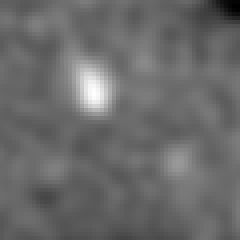
#> input picture OII_emitter/Figures/data/OIII_nebula_smooth.fits, 60 x 60 px, given in place of OII_nebula_smooth_v2.fits, which was not available (shown 4 times larger)
$ jupyter execute --allow-errors plot_gen.ipynb   (text cells are left out)
#> lines starting #> are read from the running program, lines starting #| are printed output that depends on the picture; after the words box and inside, x2 and y2 are one past the last pixel; in counts of white or black regions, pixels touching at a corner belong together; pictures that were not available may be replaced by others from this repository, and a replacement may not be noted
### OII_emitter/photometry/code/multibandphotometry/photometry.py
from astropy.io import fits
import matplotlib.pyplot as plt
import os
from glob import glob
from astropy.visualization import ZScaleInterval
from astropy.visualization import ImageNormalize
from astropy.wcs import WCS
from astropy.nddata import Cutout2D
from astropy.coordinates import SkyCoord
import astropy.units as u
import numpy as np
import matplotlib.gridspec as gridspec
from astropy.table import Table
from scipy import interpolate
import scipy.ndimage as ndimage
from photutils.aperture import SkyEllipticalAperture, SkyCircularAperture
from photutils.aperture import aperture_photometry, ApertureStats
from astropy.visualization import simple_norm
import pandas as pd
from astropy.stats import SigmaClip
from astropy.stats import sigma_clipped_stats
from astropy.convolution import convolve, convolve_fft

#source position: 150.15949, 2.1914772
#nearby galaxy position: 150.1589554, 2.1912381
#nebula position:
#0923 to do list: background source detection and rms random aperture and arrange parameters
class MultiBandPhotometry:
    def __init__(self, source_position, z, drop_telescopes=[], drop_bands=[], psf_homo=None):
        self.all_bands = {'HST':['F606W', 'F814W', 'F125W', 'F160W'],'JWST':['F115W', 'F150W', 'F277W', 'F444W'], 'SUBARU':['HSC-G','HSC-I','HSC-R','HSC-Y','HSC-Z','IB0945','NB0387','NB0527','NB0718','NB0816','NB0921','NB0973'],
             'CFHT':['H','i','Ks','u'], 'SPITZER':['ch1','ch2','ch3','ch4'], 'GEMINI':['Ks'], 'UKIRT':['J'], 'VISTA':['H','J','Ks','Y','NB118']}
        self.valid_bands = self.__drop_bands(drop_telescopes, drop_bands)
        self.source_position = source_position
        self.image_paths, self.image_files, self.header_files, self.wcss = self.__load_images()
        self.z = z
        self.psf_homo = psf_homo
        self.__load_zeropoints()
        self.filter_paths = dict(zip([telescope+'_'+band for telescope in self.valid_bands.keys() for band in self.valid_bands[telescope]],
                                [glob(f'/home/lupengjun/OII_emitter/data/filter/{telescope}/*{band}*')[0] for telescope in self.valid_bands.keys() for band in self.valid_bands[telescope]]))

    def __drop_bands(self, drop_telescopes, drop_bands):
        valid_bands = {}
        for key in self.all_bands:
            if key not in drop_telescopes:
                valid_bands[key] = [band for band in self.all_bands[key] if band not in drop_bands]
        return valid_bands

    def load_psf_kernel(self, telescope_band, psf_type):
        return fits.getdata(f'/home/lupengjun/OII_emitter/photometry/output/psf_kernel_pypher/kernel_{telescope_band}_to_{psf_type}.fits')

    def __load_images(self,):
        '''
        I: Chosen telescopes and band
        O: (A dictionary of image data, a dictionary of headers, a dictionary of rms map)
        '''
        paths = {}
        datas = {}
        headers = {}
        wcss = {}
        for telescope in self.valid_bands.keys():
            for band in self.valid_bands[telescope]:
                if telescope == 'HST':
                    path = '/home/lupengjun/OII_emitter/data/image/COSMOS-archive/candels_cutouts/' #also acs_cutout
                    with fits.open(glob(path+f'*{band.lower()}*.fits')[0]) as hdu:
                        paths[telescope+'_'+band] = glob(path+f'*{band.lower()}*.fits')[0]
                        datas[telescope+'_'+band] = hdu[0].data
                        header = hdu[0].header.copy()
                        #remove SIP header with keywords start with A_ and B_ to avoid wcs misunderstood
                        for keyword in hdu[0].header:
                            if (keyword.startswith('A_')) or (keyword.startswith('B_')):
                                del header[keyword]
                        headers[telescope+'_'+band] = header
                        wcss[telescope+'_'+band] = WCS(headers[telescope+'_'+band])
                elif telescope == 'JWST':
                    path = '/home/lupengjun/OII_emitter/data/image/COSMOS-Web_sep/'
                    with fits.open(glob(path+f'*{band.upper()}*.fits')[0]) as hdu:
                        paths[telescope+'_'+band] = glob(path+f'*{band.upper()}*.fits')[0]
                        datas[telescope+'_'+band] = hdu[f'{band.upper()}-CLEAR', 'SCI'].data
                        headers[telescope+'_'+band] = hdu[f'{band.upper()}-CLEAR', 'SCI'].header
                        wcss[telescope+'_'+band] = WCS(headers[telescope+'_'+band])
                elif telescope == 'SUBARU': # also subaru_tiles
                    path = '/home/lupengjun/OII_emitter/data/image/SUBARU/'
                    with fits.open(glob(path+f'{band}*/image-{band}*.fits')[0]) as hdu:
                        paths[telescope+'_'+band] = glob(path+f'{band}*/image-{band}*.fits')[0]
                        datas[telescope+'_'+band] = hdu[0].data
                        headers[telescope+'_'+band] = hdu[0].header
                        wcss[telescope+'_'+band] = WCS(headers[telescope+'_'+band])
                elif telescope == 'CFHT':
                    path = '/home/lupengjun/OII_emitter/data/image/COSMOS-archive/cfht_tiles/'
                    with fits.open(glob(path+f'*{band}*sci*fits')[0]) as hdu:
                        paths[telescope+'_'+band] = glob(path+f'*{band}*sci*fits')[0]
                        datas[telescope+'_'+band] = hdu[0].data
                        headers[telescope+'_'+band] = hdu[0].header
                        wcss[telescope+'_'+band] = WCS(headers[telescope+'_'+band])
                elif telescope == 'SPITZER':
                    path = '/home/lupengjun/OII_emitter/data/image/COSMOS-archive/irac_sci/'
                    with fits.open(glob(path+f'*{band}*fits')[0]) as hdu:
                        paths[telescope+'_'+band] = glob(path+f'*{band}*fits')[0]
                        datas[telescope+'_'+band] = hdu[0].data
                        headers[telescope+'_'+band] = hdu[0].header
                        wcss[telescope+'_'+band] = WCS(headers[telescope+'_'+band])
                elif telescope == 'GEMINI':
                    path = '/home/lupengjun/OII_emitter/data/image/COSMOS-archive/kpno_sci/'
                    with fits.open(glob(path+f'*{band}*sci*fits')[0]) as hdu:
                        paths[telescope+'_'+band] = glob(path+f'*{band}*sci*fits')[0]
                        datas[telescope+'_'+band] = hdu[0].data
                        headers[telescope+'_'+band] = hdu[0].header
                        wcss[telescope+'_'+band] = WCS(headers[telescope+'_'+band])
                elif telescope == 'UKIRT':
                    path = '/home/lupengjun/OII_emitter/data/image/COSMOS-archive/ukirt_tiles/'
                    with fits.open(glob(path+f'*{band}*sci*fits')[0]) as hdu:
                        paths[telescope+'_'+band] = glob(path+f'*{band}*sci*fits')[0]
                        datas[telescope+'_'+band] = hdu[0].data
                        headers[telescope+'_'+band] = hdu[0].header
                        wcss[telescope+'_'+band] = WCS(headers[telescope+'_'+band])
                elif telescope == 'VISTA':
                    path = '/home/lupengjun/OII_emitter/data/image/COSMOS-archive/ultravista_sci/'
                    with fits.open(glob(path+f'*{band}*fits')[0]) as hdu:
                        paths[telescope+'_'+band] = glob(path+f'*{band}*fits')[0]
                        datas[telescope+'_'+band] = hdu[0].data
                        headers[telescope+'_'+band] = hdu[0].header
                        wcss[telescope+'_'+band] = WCS(headers[telescope+'_'+band])

        return paths, datas, headers, wcss,

    # [218 lines left out: functions unit_convert, __measure_single_flux, __load_zeropoints, measure_flux, load_background, estimate_background and 3 more, not called in this run]


### OII_emitter/photometry/code/plot_gen.ipynb
[cell 1]
import multibandphotometry as mbp
from astropy.coordinates import SkyCoord
import astropy.units as u
import numpy as np
import matplotlib.pyplot as plt
from astropy.io import fits
from astropy.wcs import WCS
from astropy.nddata import Cutout2D
from astropy.visualization import ZScaleInterval, ImageNormalize, make_lupton_rgb, LogStretch, SqrtStretch
from photutils.aperture import SkyEllipticalAperture, SkyCircularAperture, EllipticalAperture, CircularAperture

[cell 2]
source_position = SkyCoord(150.15949, 2.1914772, frame='icrs', unit=u.deg)
z = 0.924
#> (the rest of this cell did not finish here and is left out)

#> (a cell that did not finish here is left out)

#> (a cell that did not finish here is left out)

#> (a cell that did not finish here is left out)

[cell 6]
contours_OII = fits.getdata('/home/lupengjun/OII_emitter/photometry/output/nebula_fits/OII_nebula_smooth_v2.fits')
#> contours_OII is the input picture: shape (60, 60) >f4; min -7.51e-19, max 1.01e-18, mean -1.78e-20
OII_threshold = fits.getval('/home/lupengjun/OII_emitter/photometry/output/nebula_fits/OII_nebula_smooth_v2.fits', 'threshold')
contours_OII.shape
#> Out = (60, 60)

[cell 7]
contours_OIII = fits.getdata('/home/lupengjun/OII_emitter/photometry/output/nebula_fits/OIII_nebula_smooth_v2.fits')
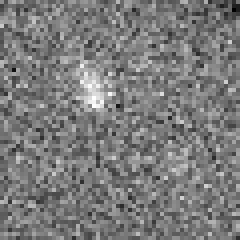
#> input picture OII_emitter/Figures/data/OII_nebula.fits, 60 x 60 px, given in place of OIII_nebula_smooth_v2.fits, which was not available (shown 4 times larger)
#> contours_OIII is the input picture: shape (60, 60) >f4; min -1.72e-18, max 1.79e-18, mean -1.93e-20
OIII_threshold = fits.getval('/home/lupengjun/OII_emitter/photometry/output/nebula_fits/OIII_nebula_smooth_v2.fits', 'threshold')
contours_OIII.shape
#> Out = (60, 60)

#> (a cell that did not finish here is left out)

[cell 9]
contours_OII_masked = contours_OII[contours_OII > OII_threshold]
#> contours_OII_masked = 29 values, max 1.01e-18 at index 18, min 7.6e-19 at index 21, mean 8.72e-19
contours_OIII_masked = contours_OIII[contours_OIII > OIII_threshold]
#> contours_OIII_masked = 135 values, max 1.79e-18 at index 71, min 7.46e-19 at index 132, mean 1.01e-18

[cell 10]
levels = np.array([[OII_threshold, *np.percentile(contours_OII_masked, [68, 95])],
                    [OIII_threshold, *np.percentile(contours_OIII_masked, [68, 95])]])
#> levels = [[7.45e-19, 9.31e-19, 9.86e-19], [7.45e-19, 1.06e-18, 1.61e-18]]

#> (a cell that did not finish here is left out)

#> (a cell that did not finish here is left out)

[cell 13]
contours_OII_masked = np.ma.array(contours_OII, mask=contours_OII < OII_threshold)
contours_OIII_masked = np.ma.array(contours_OIII, mask=contours_OIII < OIII_threshold)

[cell 14]
img_OIII = fits.getdata('/home/lupengjun/OII_emitter/photometry/output/nebula_fits/OIII_nebula_v2.fits')
#> (the rest of this cell did not finish here and is left out)

[cell 15]
contours_RGB = np.array([contours_OIII, #red
                        contours_OII, #green
                        np.zeros_like(contours_OII)]).T
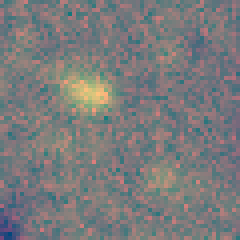
#> contours_RGB: shape (60, 60, 3) float32 (shown 4 times larger); mean R, G, B -1.93e-20, -1.78e-20, 0; drawn with min black and max white
#> (the rest of this cell did not finish here and is left out)

#> (a cell that did not finish here is left out)

[cell 17]
# nebula_RGB[contours_OII<OII_threshold] = np.nan
mask = contours_OII < OII_threshold
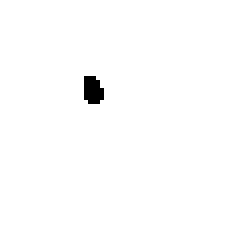
#> mask: shape (60, 60) bool (shown 4 times larger); 99.2% white; 1 black region, box (x1, y1, x2, y2) and area: (21, 19, 26, 26) 29
#> (the rest of this cell did not finish here and is left out)
